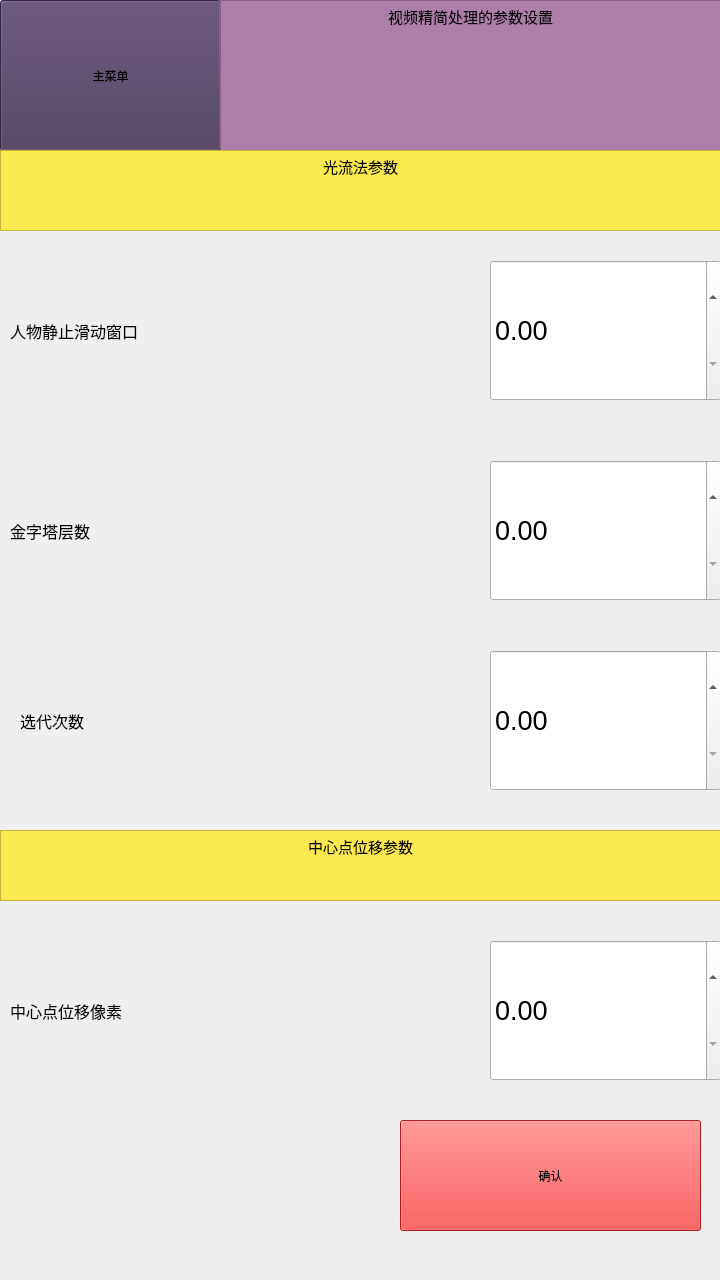
<?xml version="1.0" encoding="UTF-8"?>
<ui version="4.0">
 <class>config</class>
 <widget class="QWidget" name="config">
  <property name="geometry">
   <rect>
    <x>0</x>
    <y>0</y>
    <width>720</width>
    <height>1280</height>
   </rect>
  </property>
  <property name="windowTitle">
   <string>Form</string>
  </property>
  <property name="styleSheet">
   <string notr="true"/>
  </property>
  <widget class="QDoubleSpinBox" name="doubleSpinBox">
   <property name="geometry">
    <rect>
     <x>490</x>
     <y>260</y>
     <width>231</width>
     <height>141</height>
    </rect>
   </property>
   <property name="font">
    <font>
     <pointsize>20</pointsize>
    </font>
   </property>
  </widget>
  <widget class="QDoubleSpinBox" name="doubleSpinBox_2">
   <property name="geometry">
    <rect>
     <x>490</x>
     <y>460</y>
     <width>231</width>
     <height>141</height>
    </rect>
   </property>
   <property name="font">
    <font>
     <pointsize>20</pointsize>
    </font>
   </property>
  </widget>
  <widget class="QLabel" name="label_2">
   <property name="geometry">
    <rect>
     <x>10</x>
     <y>290</y>
     <width>421</width>
     <height>81</height>
    </rect>
   </property>
   <property name="font">
    <font>
     <pointsize>12</pointsize>
    </font>
   </property>
   <property name="text">
    <string>人物静止滑动窗口 </string>
   </property>
  </widget>
  <widget class="QLabel" name="label_3">
   <property name="geometry">
    <rect>
     <x>10</x>
     <y>470</y>
     <width>491</width>
     <height>121</height>
    </rect>
   </property>
   <property name="font">
    <font>
     <pointsize>12</pointsize>
    </font>
   </property>
   <property name="text">
    <string>金字塔层数 </string>
   </property>
  </widget>
  <widget class="QPushButton" name="pushButton">
   <property name="geometry">
    <rect>
     <x>400</x>
     <y>1120</y>
     <width>301</width>
     <height>111</height>
    </rect>
   </property>
   <property name="styleSheet">
    <string notr="true">background-color: rgb(239, 41, 41);</string>
   </property>
   <property name="text">
    <string>确认</string>
   </property>
  </widget>
  <widget class="QPushButton" name="pushButton_3">
   <property name="geometry">
    <rect>
     <x>0</x>
     <y>0</y>
     <width>221</width>
     <height>151</height>
    </rect>
   </property>
   <property name="styleSheet">
    <string notr="true">background-color: rgb(73, 55, 89);</string>
   </property>
   <property name="text">
    <string>主菜单</string>
   </property>
  </widget>
  <widget class="QTextEdit" name="textEdit">
   <property name="geometry">
    <rect>
     <x>220</x>
     <y>0</y>
     <width>501</width>
     <height>151</height>
    </rect>
   </property>
   <property name="styleSheet">
    <string notr="true">background-color: rgb(173, 127, 168);</string>
   </property>
   <property name="html">
    <string>&lt;!DOCTYPE HTML PUBLIC &quot;-//W3C//DTD HTML 4.0//EN&quot; &quot;http://www.w3.org/TR/REC-html40/strict.dtd&quot;&gt;
&lt;html&gt;&lt;head&gt;&lt;meta name=&quot;qrichtext&quot; content=&quot;1&quot; /&gt;&lt;style type=&quot;text/css&quot;&gt;
p, li { white-space: pre-wrap; }
&lt;/style&gt;&lt;/head&gt;&lt;body style=&quot; font-family:'Ubuntu'; font-size:11pt; font-weight:400; font-style:normal;&quot;&gt;
&lt;p align=&quot;center&quot; style=&quot; margin-top:0px; margin-bottom:0px; margin-left:0px; margin-right:0px; -qt-block-indent:0; text-indent:0px;&quot;&gt;视频精简处理的参数设置&lt;/p&gt;&lt;/body&gt;&lt;/html&gt;</string>
   </property>
  </widget>
  <widget class="QDoubleSpinBox" name="doubleSpinBox_3">
   <property name="geometry">
    <rect>
     <x>490</x>
     <y>650</y>
     <width>231</width>
     <height>141</height>
    </rect>
   </property>
   <property name="font">
    <font>
     <pointsize>20</pointsize>
    </font>
   </property>
  </widget>
  <widget class="QLabel" name="label_4">
   <property name="geometry">
    <rect>
     <x>20</x>
     <y>660</y>
     <width>491</width>
     <height>121</height>
    </rect>
   </property>
   <property name="font">
    <font>
     <pointsize>12</pointsize>
    </font>
   </property>
   <property name="text">
    <string>选代次数 </string>
   </property>
  </widget>
  <widget class="QLabel" name="label_5">
   <property name="geometry">
    <rect>
     <x>10</x>
     <y>950</y>
     <width>491</width>
     <height>121</height>
    </rect>
   </property>
   <property name="font">
    <font>
     <pointsize>12</pointsize>
    </font>
   </property>
   <property name="text">
    <string>中心点位移像素</string>
   </property>
  </widget>
  <widget class="QDoubleSpinBox" name="doubleSpinBox_4">
   <property name="geometry">
    <rect>
     <x>490</x>
     <y>940</y>
     <width>231</width>
     <height>141</height>
    </rect>
   </property>
   <property name="font">
    <font>
     <pointsize>20</pointsize>
    </font>
   </property>
  </widget>
  <widget class="QTextBrowser" name="textBrowser">
   <property name="geometry">
    <rect>
     <x>0</x>
     <y>150</y>
     <width>721</width>
     <height>81</height>
    </rect>
   </property>
   <property name="styleSheet">
    <string notr="true">background-color: rgb(252, 233, 79);</string>
   </property>
   <property name="html">
    <string>&lt;!DOCTYPE HTML PUBLIC &quot;-//W3C//DTD HTML 4.0//EN&quot; &quot;http://www.w3.org/TR/REC-html40/strict.dtd&quot;&gt;
&lt;html&gt;&lt;head&gt;&lt;meta name=&quot;qrichtext&quot; content=&quot;1&quot; /&gt;&lt;style type=&quot;text/css&quot;&gt;
p, li { white-space: pre-wrap; }
&lt;/style&gt;&lt;/head&gt;&lt;body style=&quot; font-family:'Ubuntu'; font-size:11pt; font-weight:400; font-style:normal;&quot;&gt;
&lt;p align=&quot;center&quot; style=&quot; margin-top:0px; margin-bottom:0px; margin-left:0px; margin-right:0px; -qt-block-indent:0; text-indent:0px;&quot;&gt;光流法参数&lt;/p&gt;&lt;/body&gt;&lt;/html&gt;</string>
   </property>
  </widget>
  <widget class="QTextBrowser" name="textBrowser_2">
   <property name="geometry">
    <rect>
     <x>0</x>
     <y>830</y>
     <width>721</width>
     <height>71</height>
    </rect>
   </property>
   <property name="styleSheet">
    <string notr="true">background-color: rgb(252, 233, 79);</string>
   </property>
   <property name="html">
    <string>&lt;!DOCTYPE HTML PUBLIC &quot;-//W3C//DTD HTML 4.0//EN&quot; &quot;http://www.w3.org/TR/REC-html40/strict.dtd&quot;&gt;
&lt;html&gt;&lt;head&gt;&lt;meta name=&quot;qrichtext&quot; content=&quot;1&quot; /&gt;&lt;style type=&quot;text/css&quot;&gt;
p, li { white-space: pre-wrap; }
&lt;/style&gt;&lt;/head&gt;&lt;body style=&quot; font-family:'Ubuntu'; font-size:11pt; font-weight:400; font-style:normal;&quot;&gt;
&lt;p align=&quot;center&quot; style=&quot; margin-top:0px; margin-bottom:0px; margin-left:0px; margin-right:0px; -qt-block-indent:0; text-indent:0px;&quot;&gt;中心点位移参数&lt;/p&gt;&lt;/body&gt;&lt;/html&gt;</string>
   </property>
  </widget>
  <zorder>label_3</zorder>
  <zorder>label_2</zorder>
  <zorder>doubleSpinBox</zorder>
  <zorder>doubleSpinBox_2</zorder>
  <zorder>pushButton</zorder>
  <zorder>pushButton_3</zorder>
  <zorder>textEdit</zorder>
  <zorder>doubleSpinBox_3</zorder>
  <zorder>label_4</zorder>
  <zorder>label_5</zorder>
  <zorder>doubleSpinBox_4</zorder>
  <zorder>textBrowser</zorder>
  <zorder>textBrowser_2</zorder>
 </widget>
 <resources/>
 <connections/>
</ui>
